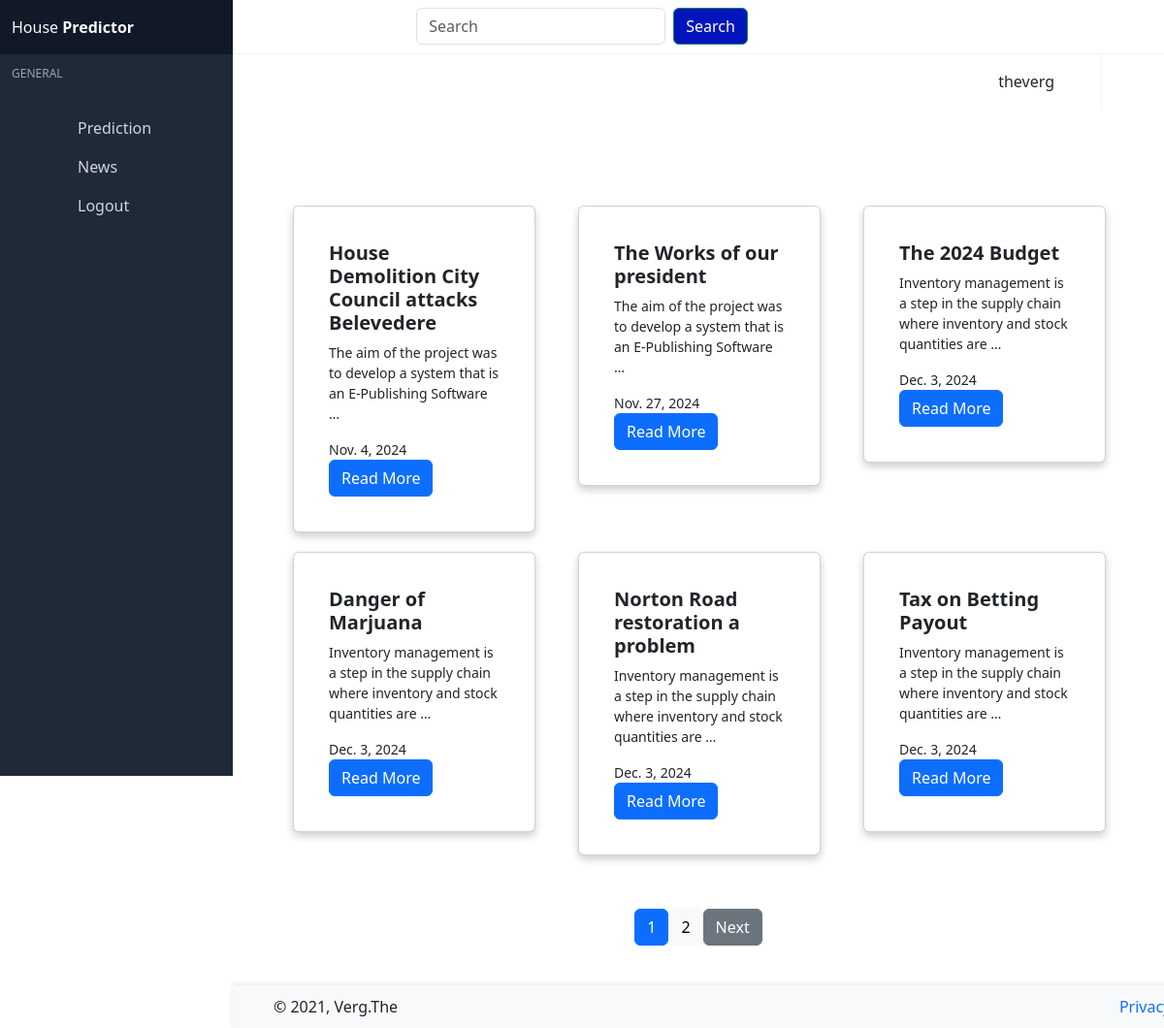
Page /news/ (signed in) on the committed database.
### base/models.py (models this page shows, shortened)
class Blog(models.Model):
    author = models.CharField(max_length=100)
    name = models.CharField(max_length=100)
    content = models.TextField()
    created = models.DateField(default=timezone.now)

### base/views.py (the view)
# urls.py: path('news/', NewsListView.as_view(), name="news"),
class NewsListView(ListView):
    model= Blog
    template_name = 'base/news.html'
    fields = '__all__'
    context_object_name = 'news'
    paginate_by = 6

### base/templates/base/news.html (shortened to what this page needs)
{% extends 'base/home.html' %}
{% block content %}
<div class="container">
  <div class="row" style="display: grid; grid-template-columns: repeat(3, 1fr); gap: 20px; padding: 50px; height: max-content;">
      {% for blog in news %}
      <div class="col-12 col-md-6 col-lg-4">
          <div class="card h-80" style="align-items: center; justify-items: center; width: 250px;padding: 20px;">
            <div class="card-body">
              <h5 class="card-title">
                <b>{{ blog.name }}</b>
              </h5>
              <small>
                <p class="card-text">{{ blog.content|truncatewords:15 }}</p>
                <p class="card-text">{{ blog.created }}</p>
              </small>
              <a href="{% url 'news-detail' blog.id %}" class="btn btn-primary">Read More</a>
            </div>
          </div>
        </div>
      {% endfor %}
  </div>
<div class="pagination" style="text-align: center; justify-content :center; margin-bottom: 30px; margin-top: -50px;  padding: 55px; ">
  {% if is_paginated %}
    {% for num in paginator.page_range %}
      <a href="?page={{ num }}"
         class="btn {% if num == page_obj.number %}btn-primary{% else %}btn-light{% endif %}">
        {{ num }}
      </a>
    {% endfor %}
    {% if page_obj.has_next %}
      <a href="?page={{ page_obj.next_page_number }}" class="btn btn-secondary">Next</a>
    {% endif %}
  {% endif %}
</div>
</div>
</div>
{% endblock %}

### base/templates/base/home.html (shortened to what this page needs)
{% load static %}
<!DOCTYPE html>
<html lang="en" class="">
<head>
  <link rel="stylesheet" href="{% static 'base/css/main.css' %}"/>
  <link rel="stylesheet" href="{% static 'base/css/index.css' %}"/>
  <link rel="stylesheet" href="https://cdn.jsdelivr.net/npm/bootstrap@4.0.0/dist/css/bootstrap.min.css">
  <link href="https://cdn.jsdelivr.net/npm/bootstrap@5.3.0/dist/css/bootstrap.min.css" rel="stylesheet">
</head>
<body>
<div id="app" style="height: auto;">
  <div class="navbar-brand" style="height: 100px;">
<nav id="navbar-main" class="navbar is-fixed-top" style="align-items: center; justify-content: center; position: fixed; top: 0;">
  <form class="form-inline" style="margin-bottom: 10px;">
    <input class="form-control mr-sm-2" type="search" placeholder="Search" aria-label="Search">
    <button class="btn btn-outline-success my-2 my-sm-0" type="submit" style="color:#fff;background-color: rgb(2, 21, 189);">Search</button>
  </form>
  <div class="navbar-menu" id="navbar-menu">
    <div class="navbar-end">
      <div class="navbar-item dropdown has-divider has-user-avatar">
        <a class="navbar-link">
          <div class="is-user-name"><span>{{user.username}}</span></div>
          <span class="icon"></span>
        </a>
      </div>
      <a title="Log out" class="navbar-item desktop-icon-only" href="{% url 'logout' %}">
        <span class="icon"></span>
      </a>
    </div>
  </div>
</nav>
</div>
<aside class="aside is-placed-left is-expanded">
  <div class="aside-tools">
    <div>
     <a href="{% url 'home' %}" style="text-decoration: none; color: #f8f9fa;">House <b class="font-black">Predictor</b></a>
    </div>
  </div>
  <div class="menu is-menu-main">
    <p class="menu-label">General</p>
    <ul class="menu-list" >
        {% if request.user.is_authenticated %}
      <li class="--set-active-tables-html">
        <a href="{% url 'predict_price' %}"style="text-decoration: none;">
          <span class="icon"></span>
          <span class="menu-item-label">Prediction</span>
        </a>
      </li>
      <li class="--set-active-tables-html">
        <a href="{% url 'news' %}"style="text-decoration: none;">
          <span class="icon"></span>
          <span class="menu-item-label">News</span>
        </a>
      </li>
      <li class="--set-active-forms-html">
        <a href="{% url 'logout' %}"style="text-decoration: none;">
          <span class="icon"></span>
          <span class="menu-item-label">Logout</span>
        </a>
      </li>
        {% endif %}
  </div>
</aside>
    {% block content%}
    {% endblock %}
  <footer class="footer" style="position: fixed; bottom: 0; width: 100%; background-color: #f8f9fa; padding: 10px 20px; box-shadow: 0 -1px 5px rgba(0, 0, 0, 0.1);">
    <div class="container">
        <div class="d-flex flex-column flex-md-row align-items-center justify-content-between">
            <div>
                © 2021, Verg.The
            </div>
            <div>
                <a href="#" class="text-decoration-none me-3">Privacy Policy</a>
            </div>
        </div>
    </div>
</footer>
<link rel="stylesheet" href="https://cdn.materialdesignicons.com/4.9.95/css/materialdesignicons.min.css">
</body>
</html>

### base/static/base/css/index.css (style rules this page uses)
.row { gap: 10px; }
.card { box-shadow: 0 4px 8px rgba(0, 0, 0, 0.2); border-radius: 8px; display: grid; grid-template-columns: repeat(2, 1fr); gap: 20px; padding: 50px; grid-gap: 1rem; }

### rows in the picture
Blog: name "House Demolition City Council attacks Belevedere", content "The aim of the project was to develop a system that is an E-Publishing Software …", created "Nov. 4, 2024"
Blog: name "The Works of our president", content "The aim of the project was to develop a system that is an E-Publishing Software …", created "Nov. 27, 2024"
Blog: name "The 2024 Budget", content "Inventory management is a step in the supply chain where inventory and stock quantities are …", created "Dec. 3, 2024"
Blog: name "Danger of Marjuana", content "Inventory management is a step in the supply chain where inventory and stock quantities are …", created "Dec. 3, 2024"
Blog: name "Norton Road restoration a problem", content "Inventory management is a step in the supply chain where inventory and stock quantities are …", created "Dec. 3, 2024"
Blog: name "Tax on Betting Payout", content "Inventory management is a step in the supply chain where inventory and stock quantities are …", created "Dec. 3, 2024"

### other values in the picture
{{ user.username }} "theverg"
{{ num }} "1" "2"
